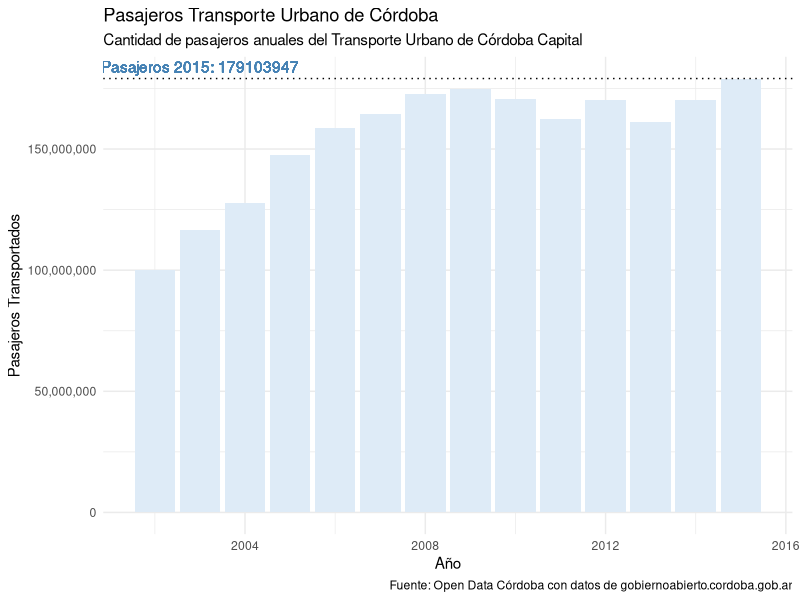
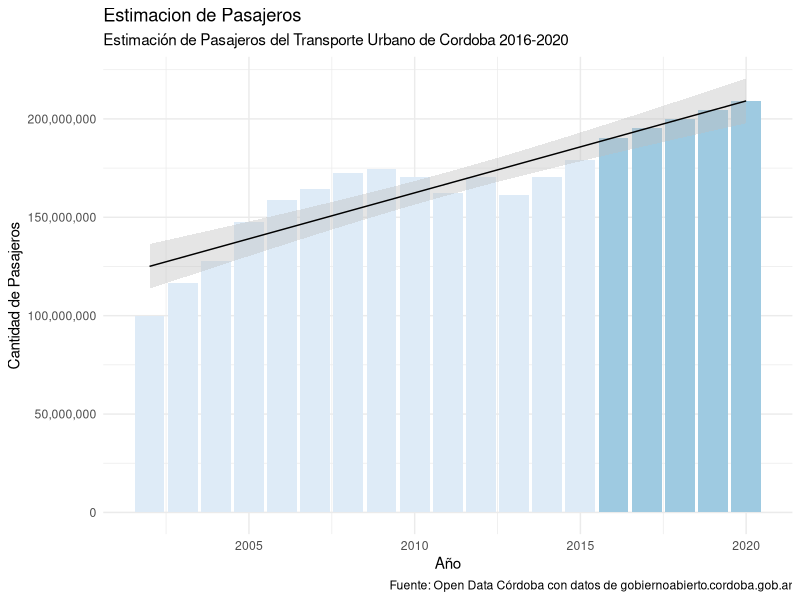

Write R code to recreate these figures, in order.
## ---- chunk 1
knitr::opts_chunk$set(echo = TRUE)
library(ggplot2)
library(ggthemes)
## ---- chunk 2
datos <- read.csv("../../data/transporte-urbano-cordoba/pasajeros_y_kilometros_2012_a_2016.csv", 
                 dec = ",",
                 stringsAsFactors = FALSE)

datos <- data.frame(lapply(datos, function(x) gsub(".", "", x, fixed = TRUE)), stringsAsFactors = FALSE)
datos <- data.frame(lapply(datos, function(x) as.numeric(x)))
colnames(datos) <- tolower(colnames(datos))
## ---- chunk 3
pasajeros2015 <- datos[datos$anio == 2015,"pasajeros.total"]
ggplot(datos, aes(x=anio, y=pasajeros.total, fill=TRUE)) +
  geom_bar(stat="identity") +
  theme_minimal() + scale_fill_brewer() +
  scale_y_continuous(labels = scales::comma) +
  labs(title="Pasajeros Transporte Urbano de Córdoba",
       subtitle="Cantidad de pasajeros anuales del Transporte Urbano de Córdoba Capital",
       caption="Fuente: Open Data Córdoba con datos de gobiernoabierto.cordoba.gob.ar") +
  geom_hline(yintercept = pasajeros2015, show.legend = TRUE, linetype=3) +
  geom_text(aes(x=2003, y=pasajeros2015), 
            colour="steelblue",
            label=paste("Pasajeros 2015:",pasajeros2015),
            vjust=-.5)  + guides(fill=FALSE) +
  xlab("Año") +
  ylab("Pasajeros Transportados")
## ---- chunk 4
modelo <- lm(pasajeros.total ~ anio, datos)

datosPrediccion <- data.frame(anio = 2016:2020)
datosPrediccion$pasajeros.total <- predict(modelo, datosPrediccion)

datosFinal <- rbind(datos[,c("anio", "pasajeros.total")], datosPrediccion)
datosFinal$prediccion <- ifelse(datosFinal$anio < 2016, FALSE, TRUE)


ggplot(datosFinal, aes(x=anio,y=pasajeros.total, fill=prediccion)) + 
  geom_bar(stat="identity") +
  theme_minimal() +
  scale_fill_brewer() +
  labs(title = "Estimacion de Pasajeros",
       subtitle = "Estimación de Pasajeros del Transporte Urbano de Cordoba 2016-2020",
       caption = "Fuente: Open Data Córdoba con datos de gobiernoabierto.cordoba.gob.ar") +
  scale_y_continuous(labels = scales::comma) +
  geom_smooth(method = "lm", color="black", fill="grey", size=.5) +
  ylab("Cantidad de Pasajeros") +
  xlab("Año") + guides(fill=FALSE)
## ---- chunk 5
head(datosPrediccion)
